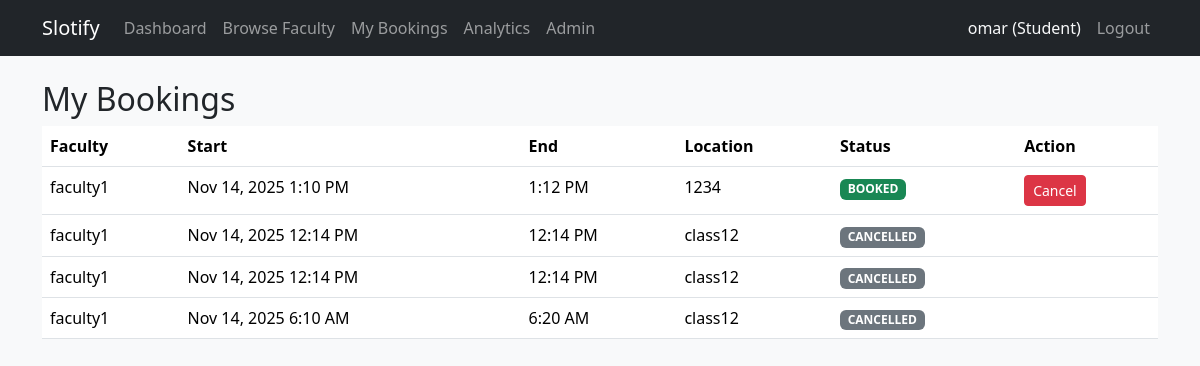
/scheduling/student/bookings/ (signed in), run on the app's committed database.
### accounts/models.py (models this page shows, shortened)
class User(AbstractUser):
    class Role(models.TextChoices):
        STUDENT = "STUDENT", "Student"
        FACULTY = "FACULTY", "Faculty"
        ADMIN = "ADMIN", "Admin"
    role = models.CharField(
        max_length=20,
        choices=Role.choices,
        default=Role.STUDENT,
    )
    department = models.CharField(max_length=100, blank=True)
    def is_student(self) -> bool:
        return self.role == self.Role.STUDENT

### scheduling/models.py (models this page shows, shortened)
class Booking(models.Model):
    class Status(models.TextChoices):
        BOOKED = "BOOKED", "Booked"
        CANCELLED = "CANCELLED", "Cancelled"
        COMPLETED = "COMPLETED", "Completed"
        NO_SHOW = "NO_SHOW", "No Show"
    slot = models.ForeignKey(
        Slot,
        on_delete=models.CASCADE,
        related_name="bookings",
    )
    student = models.ForeignKey(
        User,
        on_delete=models.CASCADE,
        related_name="bookings",
    )
    status = models.CharField(
        max_length=20,
        choices=Status.choices,
        default=Status.BOOKED,
    )
    created_at = models.DateTimeField(auto_now_add=True)
    updated_at = models.DateTimeField(auto_now=True)

class Slot(models.Model):
    class Status(models.TextChoices):
        AVAILABLE = "AVAILABLE", "Available"
        BLOCKED = "BLOCKED", "Blocked"
        CANCELLED = "CANCELLED", "Cancelled"
        PAST = "PAST", "Past"
    faculty = models.ForeignKey(
        User,
        on_delete=models.CASCADE,
        related_name="slots",
    )
    start_time = models.DateTimeField()
    end_time = models.DateTimeField()
    location = models.CharField(max_length=255)
    max_students = models.PositiveIntegerField(default=1)
    status = models.CharField(
        max_length=20,
        choices=Status.choices,
        default=Status.AVAILABLE,
    )
    created_at = models.DateTimeField(auto_now_add=True)
    updated_at = models.DateTimeField(auto_now=True)

### scheduling/views.py (the view)
# urls.py: path("student/bookings/", views.student_bookings_list, name="student_bookings_list"),
@login_required
def student_bookings_list(request):
    if not request.user.is_student():
        return HttpResponseForbidden("Students only")
    bookings = Booking.objects.filter(student=request.user).order_by("-created_at")
    return render(request, "scheduling/student_bookings_list.html", {"bookings": bookings})

### templates/scheduling/student_bookings_list.html
{% extends "base.html" %}
{% block content %}
<h2>My Bookings</h2>
<table class="table table-hover">
  <thead>
    <tr><th>Faculty</th><th>Start</th><th>End</th><th>Location</th><th>Status</th><th>Action</th></tr>
  </thead>
  <tbody>
  {% for booking in bookings %}
    <tr>
      <td>{{ booking.slot.faculty.username }}</td>
      <td>{{ booking.slot.start_time|date:"M d, Y g:i A" }}</td>
      <td>{{ booking.slot.end_time|date:"g:i A" }}</td>
      <td>{{ booking.slot.location }}</td>
      <td>
        {% if booking.status == 'BOOKED' %}
          <span class="badge bg-success">{{ booking.status }}</span>
        {% elif booking.status == 'CANCELLED' %}
          <span class="badge bg-secondary">{{ booking.status }}</span>
        {% elif booking.status == 'COMPLETED' %}
          <span class="badge bg-primary">{{ booking.status }}</span>
        {% else %}
          <span class="badge bg-warning">{{ booking.status }}</span>
        {% endif %}
      </td>
      <td>
        {% if booking.status == 'BOOKED' %}
          <a href="{% url 'cancel_booking' booking.id %}" class="btn btn-sm btn-danger" onclick="return confirm('Are you sure you want to cancel this booking?')">Cancel</a>
        {% endif %}
      </td>
    </tr>
  {% empty %}
    <tr><td colspan="6" class="text-center text-muted">No bookings yet. <a href="{% url 'faculty_list' %}">Browse faculty</a> to book your first slot!</td></tr>
  {% endfor %}
  </tbody>
</table>
{% endblock %}

### templetes/base.html (shortened to what this page needs)
<!DOCTYPE html>
<html>
  <head>
    <link rel="stylesheet" href="https://cdn.jsdelivr.net/npm/bootstrap@5.3.2/dist/css/bootstrap.min.css" />
  </head>
  <body class="bg-light">
    <nav class="navbar navbar-expand-lg navbar-dark bg-dark mb-4">
      <div class="container">
        <a class="navbar-brand" href="/">Slotify</a>
        <div class="collapse navbar-collapse" id="navbarNav">
          <ul class="navbar-nav me-auto">
            {% if user.is_authenticated %}
              {% if user.is_student %}
                <li class="nav-item"><a class="nav-link" href="{% url 'student_dashboard' %}">Dashboard</a></li>
                <li class="nav-item"><a class="nav-link" href="{% url 'faculty_list' %}">Browse Faculty</a></li>
                <li class="nav-item"><a class="nav-link" href="{% url 'student_bookings_list' %}">My Bookings</a></li>
              {% elif user.is_faculty %}
                <li class="nav-item"><a class="nav-link" href="{% url 'faculty_dashboard' %}">Dashboard</a></li>
                <li class="nav-item"><a class="nav-link" href="{% url 'faculty_slots_list' %}">My Slots</a></li>
                <li class="nav-item"><a class="nav-link" href="{% url 'faculty_slot_create' %}">Create Slot</a></li>
              {% endif %}
              {% if user.is_staff %}
                <li class="nav-item"><a class="nav-link" href="{% url 'analytics_dashboard' %}">Analytics</a></li>
                <li class="nav-item"><a class="nav-link" href="/admin/">Admin</a></li>
              {% endif %}
            {% endif %}
          </ul>
          <ul class="navbar-nav ms-auto">
            {% if user.is_authenticated %}
              <li class="nav-item"><span class="nav-link text-light">{{ user.username }} ({{ user.get_role_display }})</span></li>
              <li class="nav-item"><a class="nav-link" href="{% url 'logout' %}">Logout</a></li>
            {% else %}
              <li class="nav-item"><a class="nav-link" href="{% url 'login' %}">Login</a></li>
            {% endif %}
          </ul>
        </div>
      </div>
    </nav>
    <main class="container">
      {% block content %}{% endblock %}
    </main>
  </body>
</html>

### data on the page
User: username "omar", role "Student"
Booking: slot.faculty.username "faculty1", slot.start_time "Nov 14, 2025 1:10 PM", slot.end_time "1:12 PM", slot.location "1234", status "BOOKED", shows "Cancel"
Booking: slot.faculty.username "faculty1", slot.start_time "Nov 14, 2025 12:14 PM", slot.end_time "12:14 PM", slot.location "class12", status "CANCELLED"
Booking: slot.faculty.username "faculty1", slot.start_time "Nov 14, 2025 12:14 PM", slot.end_time "12:14 PM", slot.location "class12", status "CANCELLED"
Booking: slot.faculty.username "faculty1", slot.start_time "Nov 14, 2025 6:10 AM", slot.end_time "6:20 AM", slot.location "class12", status "CANCELLED"
